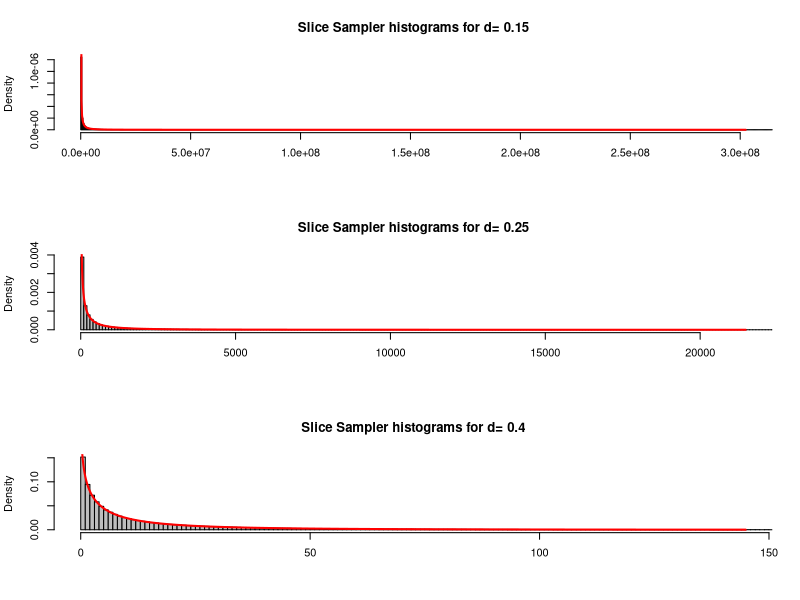
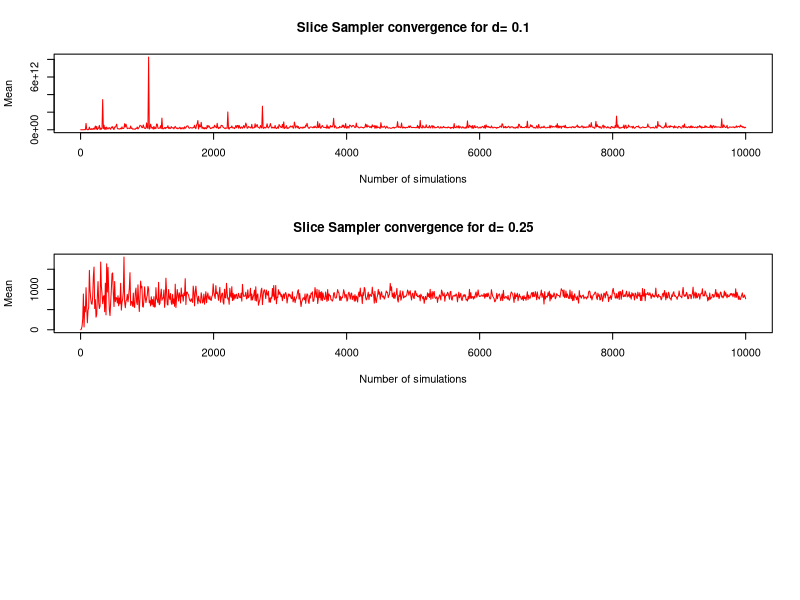

The R source for these figures, in order: (Note: a time limit stopped this script after it produced the figures.)
#Exercise 8.4

TargetDensity<-function(x,d)  exp(-x^d)

set.seed(42)

SliceSampler_1step<-function(x_t, d)    {
  u<-runif(1, min=0, max=TargetDensity(x_t,d))
  x_t_plus1<-runif(1, min=0, max=(-log(u))^(1/d))
  return(x_t_plus1)}

SliceSampler_full<-function(nb_simulations, starting_point, d)    {
  X<-rep(NA,nb_simulations)
  X[1]<-starting_point
  for(t in 2:nb_simulations) X[t]<-SliceSampler_1step(X[t-1], d)
  return(X)}

d_list<-c(0.15,0.25,0.4)
par(mfrow = c(3,1))
for (d in d_list) {
  S<-SliceSampler_full(1000000, starting_point = 0, d)
  hist(S, prob=T, col='grey', breaks="Scott", xlim=c(0,0.1*max(S)),
       main=paste("Slice Sampler histograms for d=",toString(d)),xlab="")
  x_range<-seq(0,0.1*max(S),length=1000)
  normalizing_constant<-1/integrate(function(x) TargetDensity(x,d), 0, Inf)$value
  lines(x_range,TargetDensity(x_range,d)*normalizing_constant, add=TRUE, col="red", lwd=2)}

N<-seq(2,10000, length=1000)
d_list<-c(0.1,0.25,0.4)
par(mfrow = c(3,1))
for (d in d_list) {
  Y<-sapply(N,FUN=function(n){mean(SliceSampler_full(n,d=d,0))})
  plot(N,Y,type="n",main=paste("Slice Sampler convergence for d=",toString(d)),
       xlab="Number of simulations",ylab="Mean")
  lines(N,Y,col="red",lwd=1)}
